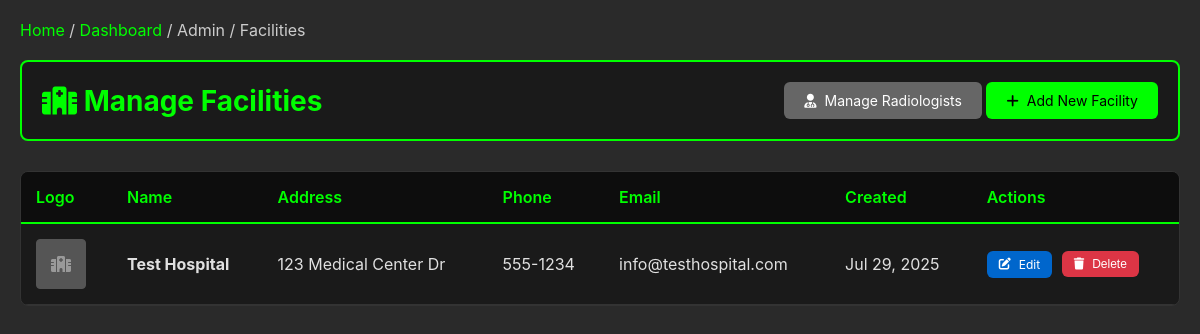
The page /viewer/admin/facilities/ (signed in) on the database as committed earlier.
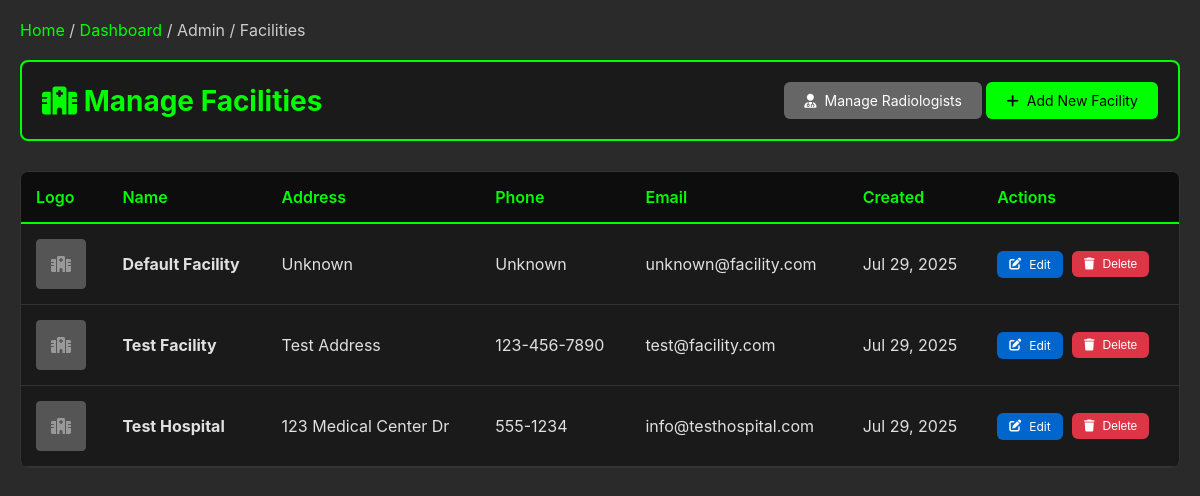
The same page on the database as committed later.
### viewer/models.py (models this page shows, shortened)
class Facility(models.Model):
    name = models.CharField(max_length=200)
    address = models.TextField()
    phone = models.CharField(max_length=20)
    email = models.EmailField()
    letterhead_logo = models.ImageField(upload_to='facility_logos/', null=True, blank=True)
    user = models.OneToOneField(User, on_delete=models.CASCADE, null=True, blank=True, related_name='facility')
    created_at = models.DateTimeField(auto_now_add=True)
    ae_title = models.CharField(max_length=16, unique=True, null=True, blank=True, help_text="DICOM AE Title automatically generated for this facility")
    dicom_port = models.IntegerField(unique=True, null=True, blank=True, help_text="DICOM C-STORE SCP port automatically assigned for this facility")
    class Meta:
        verbose_name_plural = "Facilities"
        ordering = ['name']

### viewer/views.py (the view)
# urls.py: path('admin/facilities/', views.FacilityListView.as_view(), name='facility_list'),
class FacilityListView(AdminRequiredMixin, ListView):
    model = Facility
    template_name = 'admin/facility_list.html'
    context_object_name = 'facilities'
    paginate_by = 20

### viewer/views.py (called while the page is built)
    def test_func(self):
        return self.request.user.is_superuser

### templates/admin/facility_list.html (shortened to what this page needs)
<!DOCTYPE html>
<html lang="en">
<head>
    <link rel="stylesheet" href="https://cdnjs.cloudflare.com/ajax/libs/font-awesome/6.0.0/css/all.min.css">
</head>
<body>
    <div class="admin-container">
        <div class="breadcrumbs">
            <a href="/">Home</a> / <a href="/home/">Dashboard</a> / Admin / Facilities
        </div>
        <div class="header">
            <h1><i class="fas fa-hospital"></i> Manage Facilities</h1>
            <div class="header-actions">
                <a href="{% url 'viewer:radiologist_list' %}" class="btn btn-secondary">
                    <i class="fas fa-user-md"></i> Manage Radiologists
                </a>
                <a href="{% url 'viewer:facility_create' %}" class="btn btn-primary">
                    <i class="fas fa-plus"></i> Add New Facility
                </a>
            </div>
        </div>
        {% if facilities %}
        <div class="facilities-table">
            <table>
                <thead>
                    <tr>
                        <th>Logo</th>
                        <th>Name</th>
                        <th>Address</th>
                        <th>Phone</th>
                        <th>Email</th>
                        <th>Created</th>
                        <th>Actions</th>
                    </tr>
                </thead>
                <tbody>
                    {% for facility in facilities %}
                    <tr>
                        <td>
                            {% if facility.letterhead_logo %}
                            <img src="{{ facility.letterhead_logo.url }}" alt="Logo" class="facility-logo">
                            {% else %}
                            <div class="facility-logo" style="background: #555; display: flex; align-items: center; justify-content: center;">
                                <i class="fas fa-hospital" style="color: #999;"></i>
                            </div>
                            {% endif %}
                        </td>
                        <td><strong>{{ facility.name }}</strong></td>
                        <td>{{ facility.address|truncatechars:50 }}</td>
                        <td>{{ facility.phone }}</td>
                        <td>{{ facility.email }}</td>
                        <td>{{ facility.created_at|date:"M d, Y" }}</td>
                        <td>
                            <a href="{% url 'viewer:facility_edit' facility.pk %}" class="btn btn-edit">
                                <i class="fas fa-edit"></i> Edit
                            </a>
                            <form method="post" action="{% url 'viewer:facility_delete' facility.pk %}" style="display: inline-block;" onsubmit="return confirm('Are you sure you want to delete this facility? This action cannot be undone.');">
                                <button type="submit" class="btn btn-delete">
                                    <i class="fas fa-trash"></i> Delete
                                </button>
                            </form>
                        </td>
                    </tr>
                    {% endfor %}
                </tbody>
            </table>
        </div>
        {% else %}
        <div class="no-facilities">
            <i class="fas fa-hospital" style="font-size: 64px; margin-bottom: 20px; color: #555;"></i>
            <p>No facilities found. <a href="{% url 'viewer:facility_create' %}" style="color: #00ff00;">Add the first facility</a></p>
        </div>
        {% endif %}
    </div>
</body>
</html>

Rows that differ between the two databases and show on the page:
added Facility: name "Default Facility", address "Unknown", phone "Unknown", email "unknown@facility.com", created_at "Jul 29, 2025"
added Facility: name "Test Facility", address "Test Address", phone "123-456-7890", email "test@facility.com", created_at "Jul 29, 2025"
